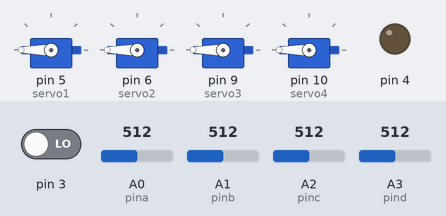
A sketch run on a simulated Arduino Uno, built with avr-gcc and run on an emulated ATmega328P. Shown: 4 × servo, output pins drawn as LEDs (lit = HIGH). Inputs (shaded band) come from the test bench; at power-on: A0 (pina) = 512, A1 (pinb) = 512, A2 (pinc) = 512, pin 3 LOW, A3 (pind) = 512.

Above: at 1.2 s.
1.3 s: A0 (pina) set to 603
2.8 s: A0 (pina) set to 633
At 3.7 s:
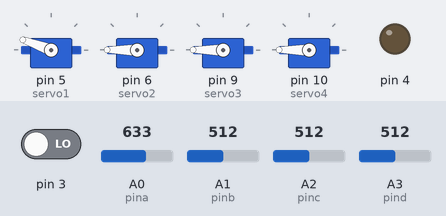
5.8 s: A1 (pinb) set to 605
At 6.3 s:
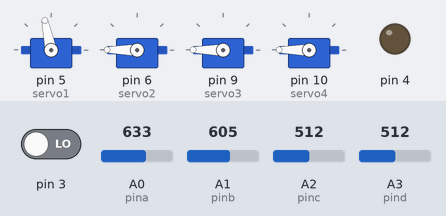
8.8 s: A1 (pinb) set to 630
At 9.23 s:
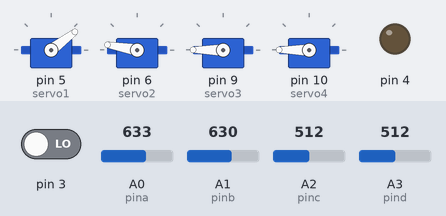
11.8 s: A2 (pinc) set to 451
14.8 s: A2 (pinc) set to 431
At 15.23 s:
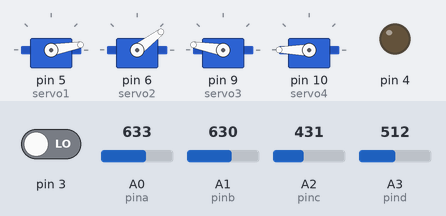
Timing chart, 0 to 20.8 s (numbered marks = the images above; inputs shaded):
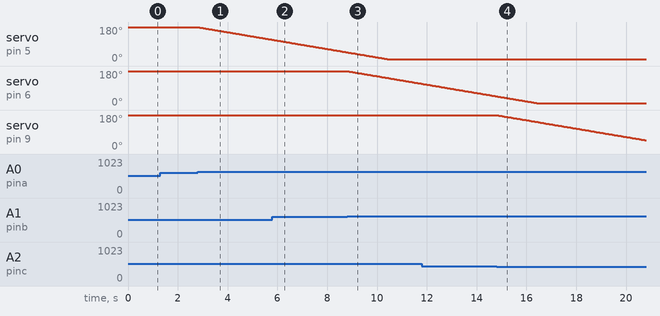

Measured:
- the behaviour switches between 621 and 622 on A0 (pina) (found by bisection; images 0 and 1)
- the behaviour switches between 621 and 622 on A1 (pinb) (found by bisection; images 2 and 3)
- the behaviour switches between 439 and 438 on A2 (pinc) (found by bisection; images 3 and 4)
- after the input at 1.3 s, every drawn part: stays the same
- after the input at 2.8 s, servo on pin 5 (servo1): moves from 180° to 113° over 3.0 s, starting at once
- after the input at 8.8 s, servo on pin 6 (servo2): moves from 180° to 113° over 3.0 s, starting at once
- after the input at 14.8 s, servo on pin 9 (servo3): moves from 180° to 46° over 6.0 s, starting at once

The sketch:

Robotarm_via_thumbstick.ino
```cpp
#include  <Servo.h>


// Create servo objects
Servo servo1;
Servo servo2;
Servo servo3;
Servo servo4;

// Create names to the analog input pins
int pina = A0;
int pinb = A1;
int pinc = A2;
int pind = A3;

int angle1;
int angle2;
int angle3;
int angle4;

int value1;
int value2;
int value3;
int value4;

// Setup of limit values
long int forservo1 = 20000;
long int forservo2 = 20000;
long int forservo3 = 20000;
long int forservo4 = 20000;

void setup()
{
  pinMode(3, INPUT);
  pinMode(4, OUTPUT);

  // Attaches the servo on pins to the servo objects
  servo1.attach(5);
  servo2.attach(6);
  servo3.attach(9);
  servo4.attach(10);
}

void loop()
{
  // read analog values from joysticks
  value1 = analogRead(pina);
  value2 = analogRead(pinb);
  value3 = analogRead(pinc);
  value4 = analogRead(pind);

  // 10 bit value is too big, so we change the scale from 0 - 1023 proportionately to 1 - 29
  value1 = map(value1, 0, 1023, 1, 29);
  value2 = map(value2, 0, 1023, 1, 29);
  value3 = map(value3, 0, 1023, 1, 29);
  value4 = map(value4, 0, 1023, 1, 29);

  // it needs correction of positions, because joysticks are not very precise to stay exactly in the center
  if(value1  <= 17 && value1 >= 13) // if value1 if between 13-17, then it's equal to 15 */
      value1 = 15;
  if(value2  <= 17 && value2 >= 13)
      value2 = 15;
  if(value3  <= 17 && value3 >= 13)
      value3 = 15;
  if(value4  <= 17 && value4 >= 13)
      value4 = 15;

  // Change initial value 'forservo' which is used to turn servo slower. This value has got very big scale.
  // We add or substract (depends on turning direction) difference between analog value and center from 'forservo'
  forservo1 = forservo1 - (value1 - 15);
  forservo2 = forservo2 - (value2 - 15);
  forservo3 = forservo3 + (value3 - 15);
  forservo4 = forservo4 + (value4 - 15);

  // this part do not let variables 'forservo' go out of the limits
  if(forservo1  < 1) // if forservo1 is less than 1, then it's equal to 1
      forservo1 = 1;
  if(forservo1  > 20000) // if forservo1 is greater than 20000, then it's equal to 20000
      forservo1 = 20000;
  if(forservo2  < 1)
      forservo2 = 1;
  if(forservo2  > 20000)
      forservo2 = 20000;
  if(forservo3  < 1)
      forservo3 = 1;
  if(forservo3  > 20000)
      forservo3 = 20000;
  if(forservo4  < 1)
      forservo4 = 1;
  if(forservo4  > 20000)
      forservo4 = 20000;

  // change used value to angle of servo. Angles are adjusted during testing
  angle1 = map(forservo1, 1, 20000, 10, 180);
  angle2 = map(forservo2, 1, 20000, 10, 180);
  angle3 = map(forservo3, 1, 20000, 10, 180);
  angle4 = map(forservo4, 1, 20000, 10, 180);

  // send angles to servos
  servo1.write(angle1);
  servo2.write(angle2);
  servo3.write(angle3);
  servo4.write(angle4);

  // activates the magnet
  while (digitalRead(3) == HIGH) {
  digitalWrite(4, HIGH);
  }
}
```
